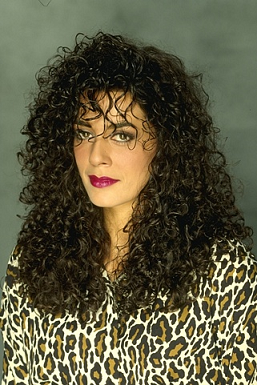
#> input picture ClosedFormMatting/image/woman.png, 257 x 385 px
$ python main.py
#> lines starting #> are read from the running program, lines starting #| are printed output that depends on the picture
import argparse
import cv2
import numpy as np
import os

import scipy.sparse
import scipy.sparse.linalg

import hparams as hp
from solveFB import solveFB
import time


def parser():
    parser = argparse.ArgumentParser()
    parser.add_argument('--image_path', type=str, default='./image/woman.png')
    parser.add_argument('--scribble_path', type=str, default='./scribble/woman.png')
    parser.add_argument('--result_dir', type=str, default='./result')

    return parser.parse_args()


def scribble_detection(img, scribble, channels):
    difference = np.sum((scribble - img).reshape((-1, channels)), axis=-1)

    prior_alpha = np.sign(difference) / 2 + 0.5
    alpha_known = prior_alpha != 0.5
    return prior_alpha, alpha_known


def get_gk(img, h, w):
    win_size = hp.win_size
    win_len = hp.win_len
    eps = hp.eps
    sqrt_eps = np.sqrt(eps)
    window = img[h:h + win_len, w:w + win_len, :]
    gk = np.zeros((win_size + 3, 3 + 1))
    gk[:win_size, :3] = window.reshape((-1, 3))
    gk[:win_size, 3] = 1
    gk[win_size:win_size + 3, :3] = np.eye(3) * sqrt_eps
    return gk


def get_gk_bar(gk):
    tmp = gk.T.dot(gk)
    tmp = np.linalg.inv(tmp)
    gk_bar = gk.dot(tmp).dot(gk.T)
    l = gk_bar.shape[0]
    gk_bar = gk_bar - np.eye(l)
    return gk_bar


def get_lk(img, h, w):
    win_size = hp.win_size
    gk = get_gk(img, h, w)
    gk_bar = get_gk_bar(gk)
    lk = gk_bar.T.dot(gk_bar)[:win_size, :win_size]
    return lk


def get_pos(img, h, w, i):
    H, W, C = img.shape
    win_len = hp.win_len
    pos = h * W + w
    pos += (i // win_len) * W
    pos += (i % win_len)
    return pos


def get_Lalpace(img, alpha_known):
    H, W, C = img.shape
    win_len = hp.win_len
    win_size = hp.win_size
    L_map = {}
    for h in range(H - win_len + 1):
        for w in range(W - win_len + 1):
            lk = get_lk(img, h, w)

            for i in range(win_size):
                pos_i = get_pos(img, h, w, i)
                for j in range(win_size):
                    pos_j = get_pos(img, h, w, j)
                    L_map[(pos_i, pos_j)] = L_map.get((pos_i, pos_j), 0) + lk[i, j]

    row = np.array([key[0] for key in L_map.keys()])
    col = np.array([key[1] for key in L_map.keys()])
    data = np.array(list(L_map.values()))

    L = scipy.sparse.coo_matrix((data, (row, col)), shape=(H * W, H * W))
    return L


def solve_Lagrange(L, prior_alpha, alpha_known, l=1000):
    dc = scipy.sparse.diags(alpha_known.astype(np.float64))
    lambda_dc = l * dc
    alpha = scipy.sparse.linalg.spsolve(L + lambda_dc, prior_alpha * lambda_dc)
    return alpha


def main():
    start = time.time()
    args = parser()

    img_name = args.image_path.split('/')[-1][:-4]
    img_dir = os.path.join(args.result_dir, img_name)
    if not os.path.exists(img_dir):
        os.makedirs(img_dir)

    img = cv2.imread(args.image_path, cv2.IMREAD_COLOR).astype(np.float64)
    scribble = cv2.imread(args.scribble_path, cv2.IMREAD_COLOR).astype(np.float64)
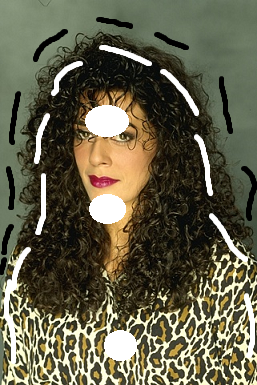
#> input picture ClosedFormMatting/scribble/woman.png, 257 x 385 px

    H, W, C = img.shape
#> H = 385; W = 257; C = 3

    prior_alpha, alpha_known = scribble_detection(img=img, scribble=scribble, channels=C)

    cv2.imwrite(os.path.join(img_dir, f"{img_name}_prior_alpha.png"),
                (prior_alpha.reshape((H, W)) * 255).astype(np.uint8))
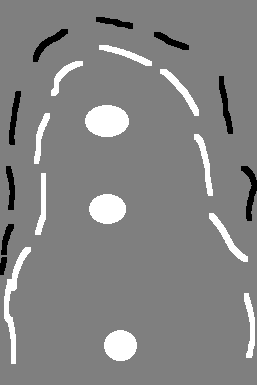
#> saved as woman_prior_alpha.png: shape (385, 257); min 0, max 255, mean 132.3
    print("getting laplace")
    L = get_Lalpace(img, alpha_known)
#> after the loop in get_Lalpace, `for h in range(H - win_len + 1):`: L_map = 0 items
    print("solving alpha")
    alpha = solve_Lagrange(L, prior_alpha, alpha_known)

    alpha = alpha.reshape((H, W)).clip(0, 1)
    alpha_save = (alpha * 255).astype(np.uint8)
    cv2.imwrite(os.path.join(img_dir, f"{img_name}_alpha.png"), alpha_save)
    print("solving f and b")
    f, b = solveFB(img / 255, alpha)
    f_save, b_save = (f.clip(0, 1) * 255).astype(np.uint8), (b.clip(0, 1) * 255).astype(np.uint8)
    cv2.imwrite(os.path.join(img_dir, f"{img_name}_f.png"), f_save)
    cv2.imwrite(os.path.join(img_dir, f"{img_name}_b.png"), b_save)

    for c in range(C):
        f[:, :, c] *= alpha
        b[:, :, c] *= 1 - alpha

    f = f.clip(0, 1)
    b = b.clip(0, 1)
    f_save, b_save = (f * 255).astype(np.uint8), (b * 255).astype(np.uint8)
    cv2.imwrite(os.path.join(img_dir, f"{img_name}_foreground.png"), f_save)
    cv2.imwrite(os.path.join(img_dir, f"{img_name}_background.png"), b_save)

    print(f"done! using {time.time() - start} s")


if __name__ == '__main__':
    main()
#> (the call stopped at in get_Lalpace, `for h in range(H - win_len + 1):`: hparams is not available in this run)
